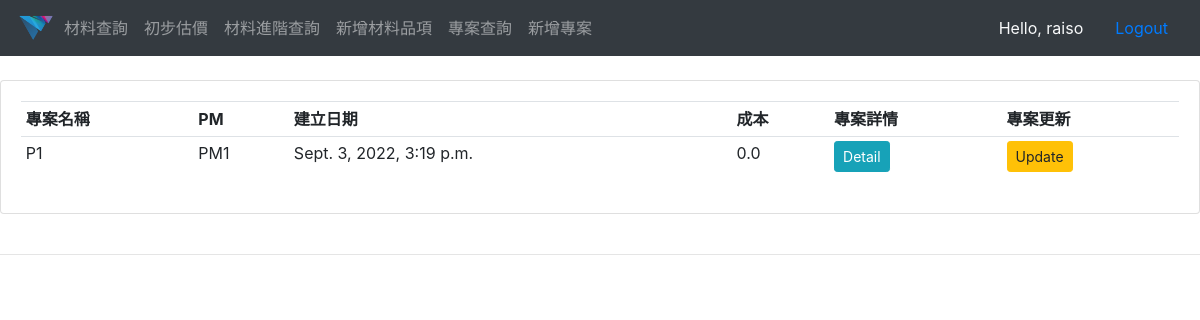
Page /project_search (signed in) on the committed database.
### material_management_system/models.py (models this page shows, shortened)
class Project(models.Model):
    name = models.CharField(max_length=200, blank=True)
    user_created = models.CharField(max_length=200, null=True)
    description = models.TextField(blank=True, null=True)
    total_cost = models.FloatField(default=.0)
    date_created = models.DateTimeField(auto_now_add=True)

### material_management_system/views.py (the view)
# urls.py: path('project_search', views.project_search, name="project_search"),
@login_required(login_url='login')
def project_search(request):
    qs = Project.objects.all()
    n = min(len(qs), 15)
    qs = qs[:n]
    context = {'project_set': qs}
    return render(request, 'project_search.html', context)

### templates/project_search.html
{% extends 'main.html' %}
{% block content %}
<br>
<div class="card card-body">
        <table class="table table-sm">
            <tr>
                <th>專案名稱</th>
                <th>PM</th>
                <th>建立日期</th>
                <th>成本</th>
                <th>專案詳情</th>
                <th>專案更新</th>
            </tr>
            {% for it in project_set %}
                <tr>
                    <td>{{ it.name }}</td>
                    <td>{{ it.user_created }}</td>
                    <td>{{ it.date_created }}</td>
                    <td>{{ it.total_cost }}</td>
                    <td><a class="btn btn-sm btn-info" href="{% url 'project_detail' it.id %}">Detail</a></td>
                    <td><a class="btn btn-sm btn-warning" href="{% url 'update_project' it.id %}">Update</a></td>
                </tr>
            {% endfor %}
        </table>
    </div>
<br>
{% endblock %}

### templates/navbar.html (shortened to what this page needs)
{% load static %}
<nav class="navbar navbar-expand-lg navbar-dark bg-dark">
    <img src="{% static 'images/logo.png' %}" alt="DS_LOGO" height="40">
    <div class="collapse navbar-collapse" id="navbarNav">
        <ul class="navbar-nav">
            <li class="nav-item">
                <a class="nav-link" href="{% url 'material_search' %}">材料查詢</a>
            </li>
            <li class="nav-item">
                <a class="nav-link" href="{% url 'materials_price' %}">初步估價</a>
            </li>
            <li class="nav-item">
                <a class="nav-link" href="{% url 'material_detail_search' %}">材料進階查詢</a>
            </li>
            <li class="nav-item">
                <a class="nav-link" href="{% url 'new_item' %}">新增材料品項</a>
            </li>
            <li class="nav-item">
                <a class="nav-link" href="{% url 'project_search' %}">專案查詢</a>
            </li>
            <li class="nav-item">
                <a class="nav-link" href="{% url 'new_project' %}">新增專案</a>
            </li>
        </ul>
    </div>
  <span class="hello-msg nav-link text-light" >Hello, {{request.user}}</span>
  <span ><a  class="hello-msg nav-link" href="{% url 'logout' %}">Logout</a></span>
</nav>

### rows in the picture
Project: name "P1", user_created "PM1", date_created "Sept. 3, 2022, 3:19 p.m.", total_cost "0.0"

### other values in the picture
{{ request.user }} "raiso"
